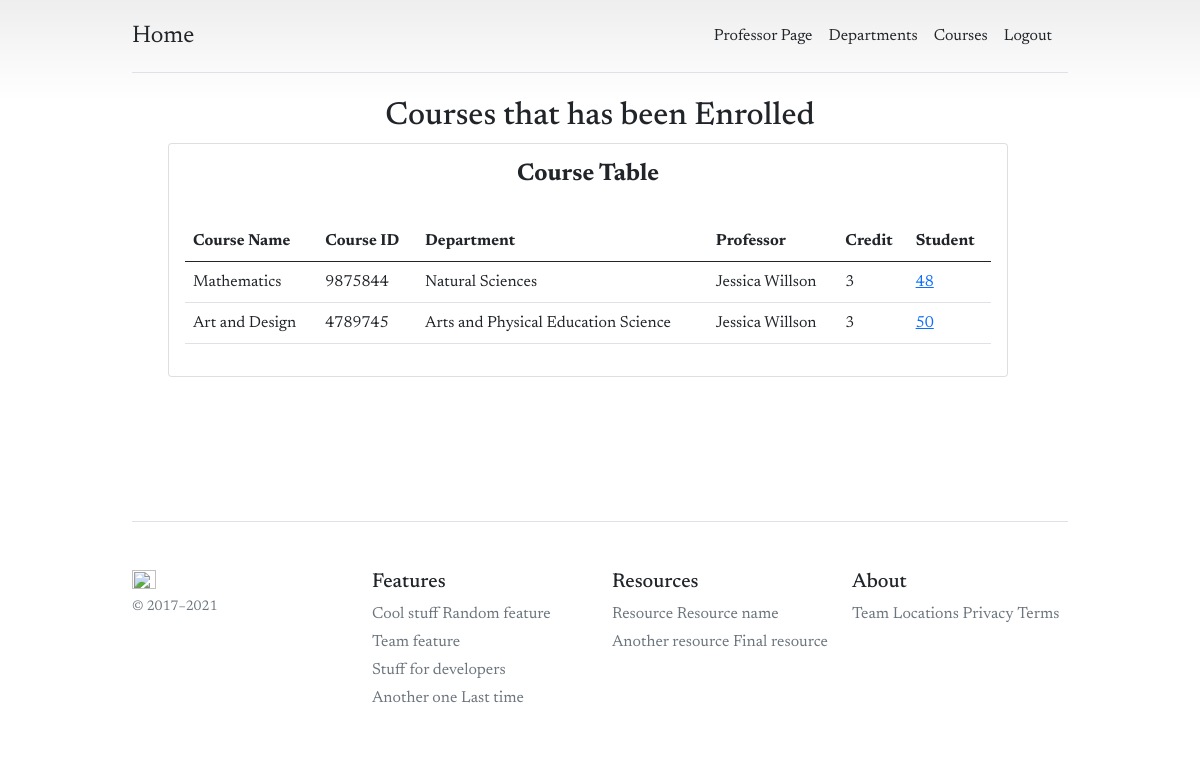
/courses/classwithprofID/ (signed in), run on the app's committed database.
### classes/models.py (models this page shows, shortened)
class ClassStudentModel(models.Model):
    student     = models.ForeignKey(Account, on_delete=models.CASCADE)
    couese      = models.ForeignKey(CourseModel, related_name='ClassStudentModel', on_delete=models.CASCADE)

### courses/models.py (models this page shows, shortened)
class CourseModel(models.Model):
    course_name     = models.CharField(max_length=255, unique=True)
    course_num      = models.CharField(max_length=15, unique=True)
    professor       = models.ForeignKey(Account, on_delete=models.CASCADE)
    department      = models.ForeignKey(Department, on_delete=models.CASCADE)
    description     = models.TextField(max_length=1000, blank=True)
    credit          = models.IntegerField()
    place           = models.IntegerField()
    enrolled        = models.BooleanField(default=False)
    created_at      = models.DateTimeField(auto_now_add=True)

### departments/models.py (models this page shows, shortened)
class Department(models.Model):
    department_name     = models.CharField(max_length=255, unique=True)
    slug                = models.SlugField(max_length=100, unique=True)
    def __str__(self):
        return self.department_name

### accounts/models.py (models this page shows, shortened)
class Account(AbstractBaseUser):
    account_id      = models.PositiveIntegerField(primary_key=True, validators=[MaxValueValidator(9999999999)])
    first_name      = models.CharField(max_length=50)
    last_name       = models.CharField(max_length=50)
    username        = models.CharField(max_length=50, unique=True)
    email           = models.EmailField(max_length=100, unique=True)
    phone_number    = models.CharField(max_length=50)
    date_joined     = models.DateTimeField(auto_now_add=True)
    last_login      = models.DateTimeField(auto_now_add=True)
    is_admin        = models.BooleanField(default=False)
    is_staff        = models.BooleanField(default=False)
    is_active       = models.BooleanField(default=True)
    is_superuser    = models.BooleanField(default=False)
    is_professor    = models.BooleanField(default=False)
    USERNAME_FIELD  = 'email'
    REQUIRED_FIELDS = ['account_id', 'username', 'first_name', 'last_name']
    objects = AccountManager()

### courses/views.py (the view)
# urls.py: path('classwithprofID/', views.GetClassWithProfID, name='classwithprofID'),
@login_required(login_url='accountLogin')
def GetClassWithProfID(request):
    class_pr = ClassStudentModel.objects.filter(couese__professor=request.user)
    context = {
        'class_prs' : class_pr
    }
    return render(request, 'courses/classeswithprofID.html', context)

### templates/courses/classeswithprofID.html (shortened to what this page needs)
{% extends "base/base.html" %}
{% block content %}
        <div class="container">
            <h2 style="text-align:center">Courses that has been Enrolled  </h2>
            <div class="padding">
                <div class="row container d-flex justify-content-center">
                    <div class="col-lg-12 grid-margin stretch-card">
                        <div class="card">
                            <div class="card-body">
                               <div class="head" style="text-align: center;">
                                <h4>Course Table</h4>
                                <br>
                            </div>
                                <div class="table-wrapper-scroll-y my-custom-scrollbar">
                                    <table id="htmltable" class="table">
                                        <thead>
                                            <tr>
                                                <th>Course Name</th>
                                                <th >Course ID</th>
                                                <th>Department</th>
                                                <th>Professor</th>
                                                <th>Credit</th>
                                                <th>Student</th>
                                            </tr>
                                        </thead>
                                        <tbody>
                                            {% for class_pr in class_prs %}
                                            <tr>
                                                <td>{{class_pr.couese.course_name}}</td>
                                                <td>{{class_pr.couese.course_num}}</td>
                                                <td>{{class_pr.couese.department}}</td>
                                                <td> {{class_pr.couese.professor.first_name}} {{class_pr.couese.professor.last_name}}</td>
                                                <td>{{class_pr.couese.credit}}</td>
                                                <td><a href="{% url 'studentswithclassID' class_pr.id %}">{{class_pr.couese.place}}</a></td>
                                            </tr>
                                            {% endfor %}
                                        </tbody>
                                    </table>
                                </div>
                            </div>
                        </div>
                    </div>
                </div>
                <br>
                    <br>
                    <br>
                    <br>
            </div>
        </div>
{% endblock %}

### templates/base/base.html (style rules this page uses)
body { background-color:rgb((255, 255, 255), 255, 255)!important; font-family: 'Newsreader'; }
.card h4 { font-weight: 700; }
body { background-image: linear-gradient(180deg, #eee, #fff 100px, #fff); }
.container { max-width: 960px; }

### data on the page
ClassStudentModel: couese.course_name "Mathematics", couese.course_num "9875844", couese.department "Natural Sciences", couese.professor.first_name "Jessica", couese.professor.last_name "Willson", couese.credit "3", couese.place "48"
ClassStudentModel: couese.course_name "Art and Design", couese.course_num "4789745", couese.department "Arts and Physical Education Science", couese.professor.first_name "Jessica", couese.professor.last_name "Willson", couese.credit "3", couese.place "50"
